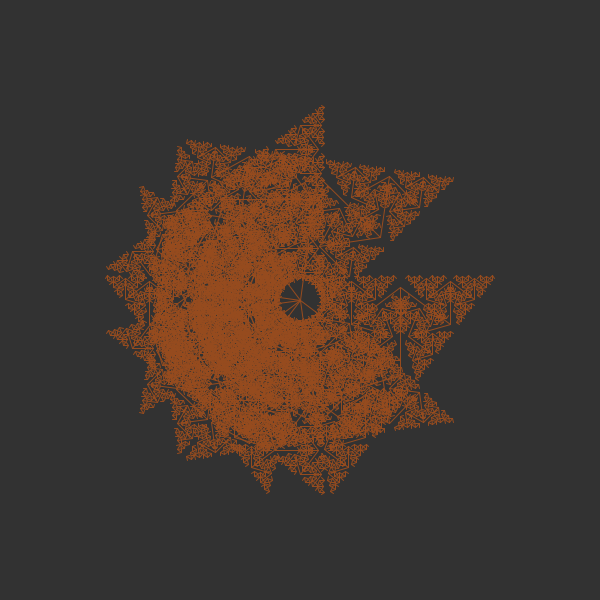
Frame 1 (no input)
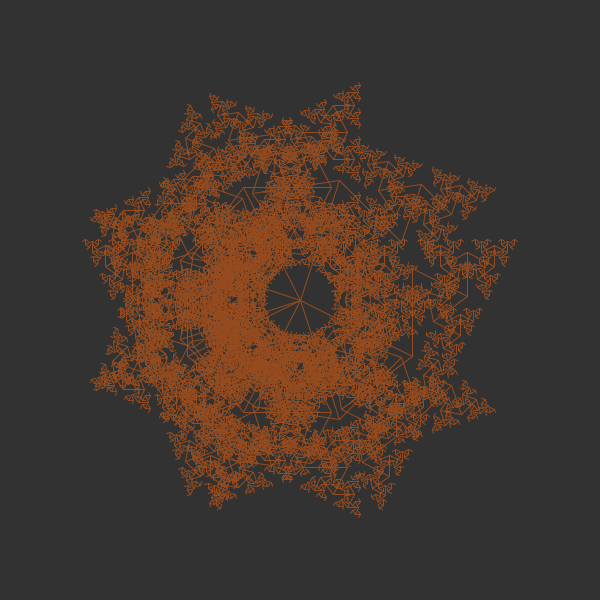
Frame 60 (the mouse pressed at the canvas centre just before this capture)
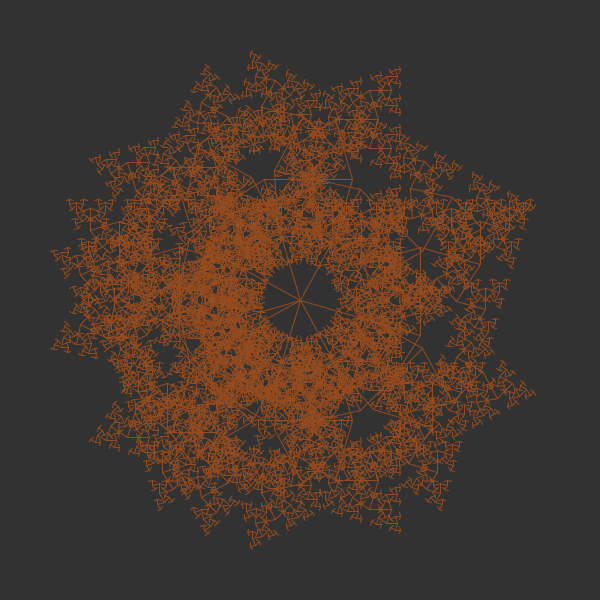
Frame 120 (the mouse held since frame 60 and released just before this capture)

The Processing sketch that drew these frames (run headless with seeded random() and noise(); from frame 60 on, the mouse is pressed at the canvas centre):

// Processing sketch: processing_109560
// ── processing_109560.pde

/*
 * Recursive Tree and rotation
 * antoine claux ebooki.fr
 * original Daniel Shiffman. 
 *
  */
float a;
float theta =random(0, 6.289);  
 
void setup() {
  size(600, 600);
  }
 
void draw() {
  translate(width/2, height/2);
  background(50);
   stroke(150, 75, 30);
  theta=theta+0.003;///(2*pi)
   branch(180);
  rotate(PI/4);
  branch(180);
  rotate(PI/4);
  branch(180);
  rotate(PI/4);
  branch(180);
  rotate(PI/4);
}
 
void branch(float h) {
  h *= 0.7;
  if (h > 3) {
    pushMatrix();   
    rotate(theta);  
    line(0, 0, 0, -h); 
    translate(0, -h);
    branch(h);    
    popMatrix();   
    pushMatrix();
    rotate(-theta);
    line(0, 0, 0, -h);
    translate(0, -h);
    branch(h);
    popMatrix();
  }
}
